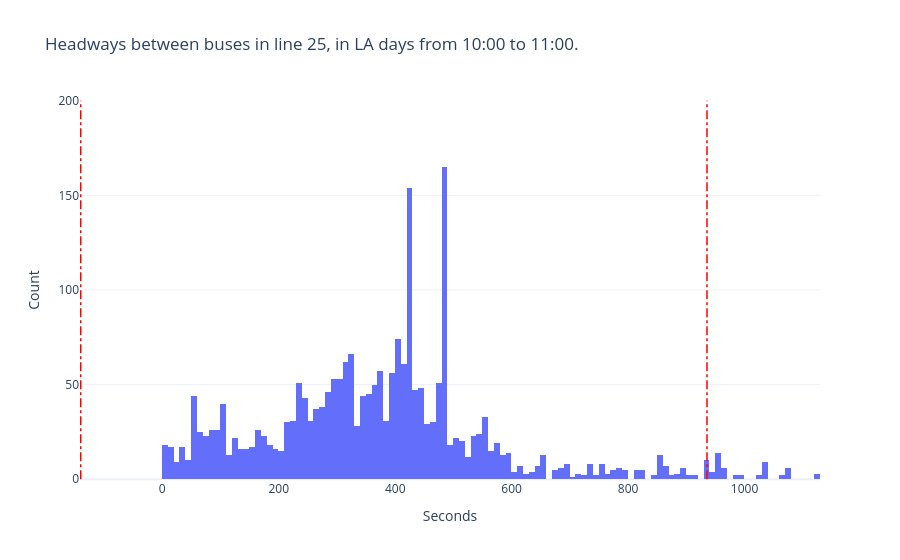

The notebook cell saved with this chart:
### Code cell
fig = go.Figure()

fig.add_trace(go.Histogram(x=hws.headway, name="Before COVID-19", xbins={"size": 10}))


for val in [ci_0[0], ci_1[1]]:
    fig.add_shape(
        type="line",
        x0=val,
        y0=0,
        x1=val,
        y1=200,
        line={"color": "red", "width": 1.5, "dash": "dashdot"},
    )


# Layout
fig.update_layout(
    title=f"Headways between buses in line {line}, in {day_type} days from {st_hour}:00 to {end_hour}:00.",
    xaxis_title="Seconds",
    yaxis_title="Count",
)

### Figure 1 — Plotly figure (JSON) as saved in the notebook; plotly's stock layout.template omitted (floating-point values rounded to 4 significant figures; data arrays with more than 128 entries replaced by an {"elided": "..."} marker saying what was removed)
{"data": [{"name": "Before COVID-19", "type": "histogram", "x": {"elided": "2368 int values"}, "xbins": {"size": 10}}], "layout": {"shapes": [{"line": {"color": "red", "dash": "dashdot", "width": 1.5}, "type": "line", "x0": -140.0, "x1": -140.0, "y0": 0, "y1": 200}, {"line": {"color": "red", "dash": "dashdot", "width": 1.5}, "type": "line", "x0": 935.4, "x1": 935.4, "y0": 0, "y1": 200}], "title": {"text": "Headways between buses in line 25, in LA days from 10:00 to 11:00."}, "xaxis": {"title": {"text": "Seconds"}}, "yaxis": {"title": {"text": "Count"}}}}
